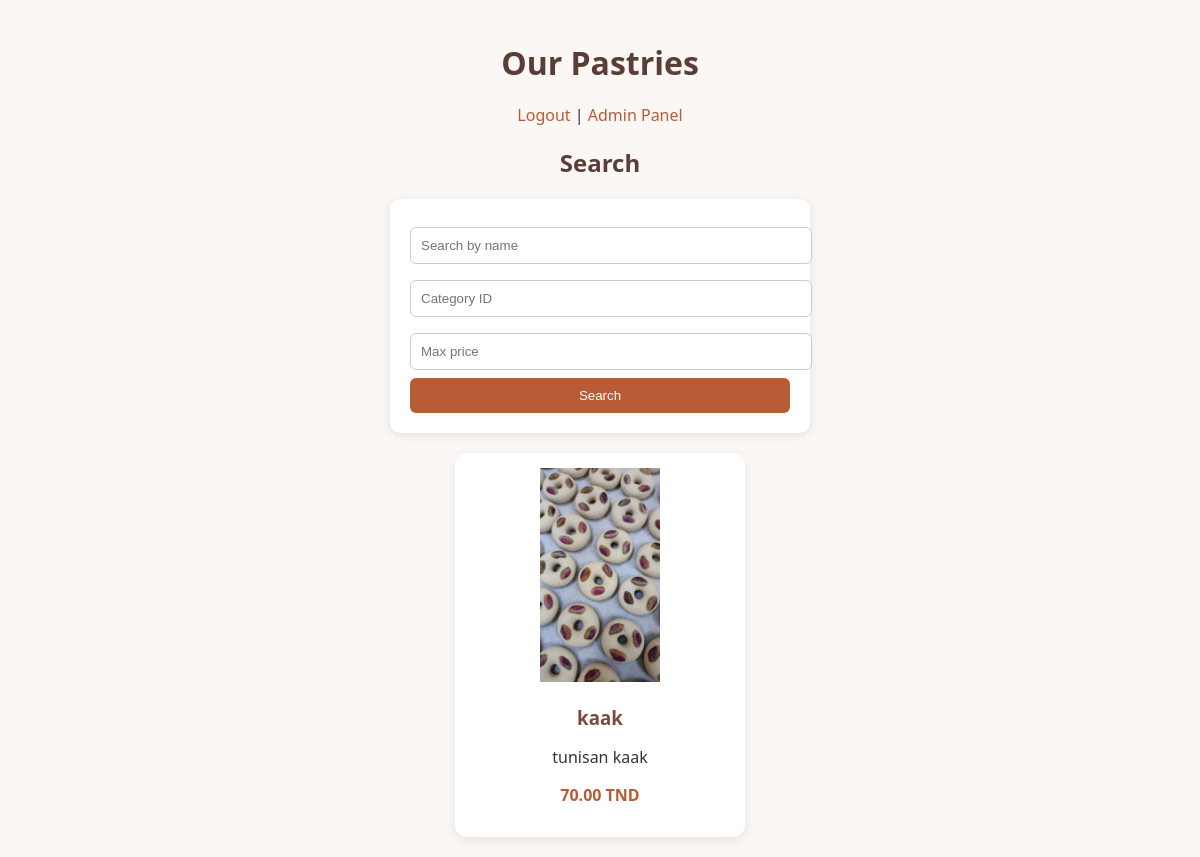
/public/products.php?name=kaak (signed in), run on the app's committed database.
### tables this page shows
CREATE TABLE `products` (
  `id` int(11) NOT NULL,
  `name` varchar(100) DEFAULT NULL,
  `description` text DEFAULT NULL,
  `price` decimal(10,2) DEFAULT NULL,
  `image` varchar(255) DEFAULT NULL,
  `category_id` int(11) DEFAULT NULL
);

### public/products.php (called while the page is built, shortened)
<?php
require_once __DIR__ . '/../app/models/Product.php';
require_once __DIR__ . '/../app/models/ProductManager.php';
require_once __DIR__ . '/../app/controllers/ProductController.php';
$db = Database::getInstance()->getConnection();
$pm = new ProductManager($db);
$pc = new ProductController($pm);
$filters = [
    'name' => $_GET['name'] ?? '',
    'category_id' => $_GET['category_id'] ?? '',
    'max_price' => $_GET['max_price'] ?? ''
];
if (!empty(array_filter($filters))) {
    $products = $pc->search($filters);
} else {
    $products = $pc->index();
}
require_once __DIR__ . '/../app/views/products/index.php';

### app/controllers/ProductController.php (called while the page is built, shortened)
<?php
class ProductController
{
    private ProductManager $productManager;
    public function __construct(ProductManager $productManager)
    {
        $this->productManager = $productManager;
    }
    public function search($filters): array
    {
        return $this->productManager->search($filters);
    }
}

### app/models/ProductManager.php (called while the page is built, shortened)
<?php
require_once __DIR__ . '/Product.php';
class ProductManager
{
    private PDO $connection;
    public function __construct(PDO $connection)
    {
        $this->connection = $connection;
    }
public function search($filters): array
{
    $sql = "SELECT * FROM products WHERE 1=1";
    $params = [];
    if (!empty($filters['name'])) {
        $sql .= " AND name LIKE :name";
        $params[':name'] = '%' . $filters['name'] . '%';
    }
    $stmt = $this->connection->prepare($sql);
    $stmt->execute($params);
    $products = [];
    while ($row = $stmt->fetch(PDO::FETCH_ASSOC)) {
        $products[] = new Product(
            $row['id'],
            $row['name'],
            $row['description'],
            $row['price'],
            $row['image'],
            $row['category_id']
        );
    }
    return $products;
}    }

### app/models/Product.php (called while the page is built, shortened)
<?php
class Product
{
    private $name;
    private $description;
    private $price;
    private $image;
    public function __construct($id, $name, $description, $price, $image, $category_id)
    {
        $this->name = $name;
        $this->description = $description;
        $this->price = $price;
        $this->image = $image;
    }
    public function getName()
    {
        return $this->name;
    }
    public function getDescription()
    {
        return $this->description;
    }
    public function getPrice()
    {
        return $this->price;
    }
    public function getImage()
    {
        return $this->image;
    }
}

### app/views/products/index.php (the view, shortened to what this page needs)
<!DOCTYPE html>
<html>
<head>
    <link rel="stylesheet" href="/salma-house/public/assets/style.css">
</head>
<body>
<h1>Our Pastries</h1>
<p style="text-align:center;">
    <a href="/salma-house/public/logout.php">Logout</a>
    <?php if (isset($_SESSION['user']) && $_SESSION['user']['role'] === 'admin'): ?>
        | <a href="/salma-house/public/admin/products.php">Admin Panel</a>
    <?php endif; ?>
</p>
<h2>Search</h2>
<form method="GET">
    <input type="text" name="name" placeholder="Search by name">
    <input type="number" name="category_id" placeholder="Category ID">
    <input type="number" step="0.01" name="max_price" placeholder="Max price">
    <button type="submit">Search</button>
</form>
<div class="container">
<?php foreach ($products as $product): ?>
    <div class="product-card">
        <?php if ($product->getImage()): ?>
            <img src="/salma-house/public/uploads/<?= $product->getImage() ?>" width="120">
        <?php endif; ?>
        <h3><?= htmlspecialchars($product->getName()) ?></h3>
        <p><?= htmlspecialchars($product->getDescription()) ?></p>
        <p class="price"><?= $product->getPrice() ?> TND</p>
    </div>
<?php endforeach; ?>
</div>
</body>
</html>

### public/assets/style.css (style rules this page uses)
body { font-family: 'Segoe UI', Arial, sans-serif; background: #faf7f5; margin: 0; padding: 20px; color: #333; }
h1, h2 { text-align: center; color: #5a3e36; margin-bottom: 20px; }
.container { width: 90%; margin: auto; display: flex; flex-wrap: wrap; justify-content: center; gap: 20px; }
.product-card { width: 260px; background: #ffffff; border-radius: 12px; box-shadow: 0 4px 12px rgba(0,0,0,0.08); padding: 15px; text-align: center; transition: 0.2s ease; }
.product-card h3 { color: #7a4b3c; margin-bottom: 10px; }
.price { font-weight: bold; color: #b85c38; }
form { width: 380px; margin: 20px auto; padding: 20px; background: white; border-radius: 10px; box-shadow: 0 2px 10px rgba(0,0,0,0.1); }
input { width: 100%; padding: 10px; margin: 8px 0; border: 1px solid #ccc; border-radius: 6px; }
button { width: 100%; padding: 10px; background: #b85c38; color: white; border: none; border-radius: 6px; cursor: pointer; }
a { color: #b85c38; text-decoration: none; }

### data on the page
products: image (picture), name "kaak", description "tunisan kaak", price "70.00"
